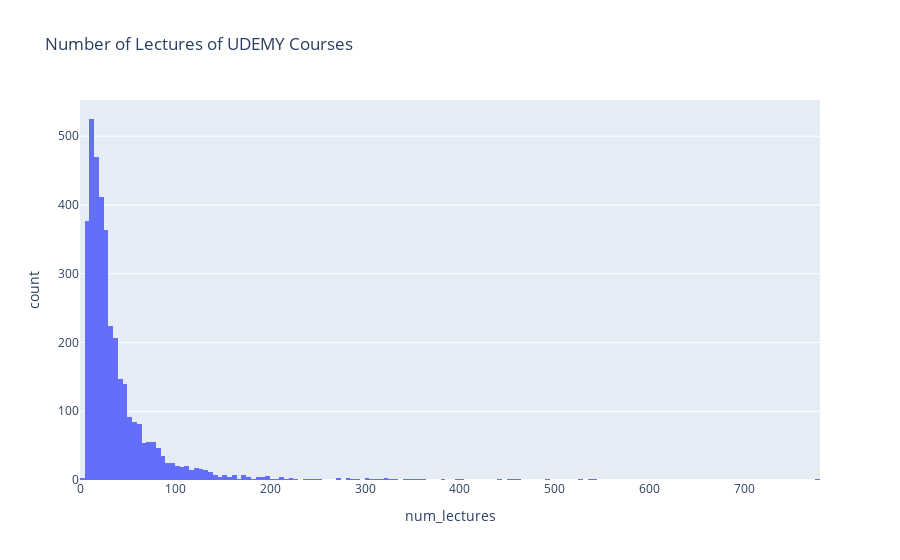

The notebook cell saved with this chart:
### Code cell
fig = px.histogram(df, x= 'num_lectures', title='Number of Lectures of UDEMY Courses')

fig.show()

### Figure 1 — Plotly figure (JSON) as saved in the notebook; plotly's stock layout.template omitted (floating-point values rounded to 4 significant figures; data arrays with more than 128 entries replaced by an {"elided": "..."} marker saying what was removed)
{"data": [{"alignmentgroup": "True", "bingroup": "x", "hovertemplate": "num_lectures=%{x}<br>count=%{y}<extra></extra>", "legendgroup": "", "marker": {"color": "#636efa", "pattern": {"shape": ""}}, "name": "", "offsetgroup": "", "orientation": "v", "showlegend": false, "type": "histogram", "x": {"elided": "3678 int values"}, "xaxis": "x", "yaxis": "y"}], "layout": {"barmode": "relative", "legend": {"tracegroupgap": 0}, "title": {"text": "Number of Lectures of UDEMY Courses"}, "xaxis": {"anchor": "y", "domain": [0, 1], "title": {"text": "num_lectures"}}, "yaxis": {"anchor": "x", "domain": [0, 1], "title": {"text": "count"}}}}
